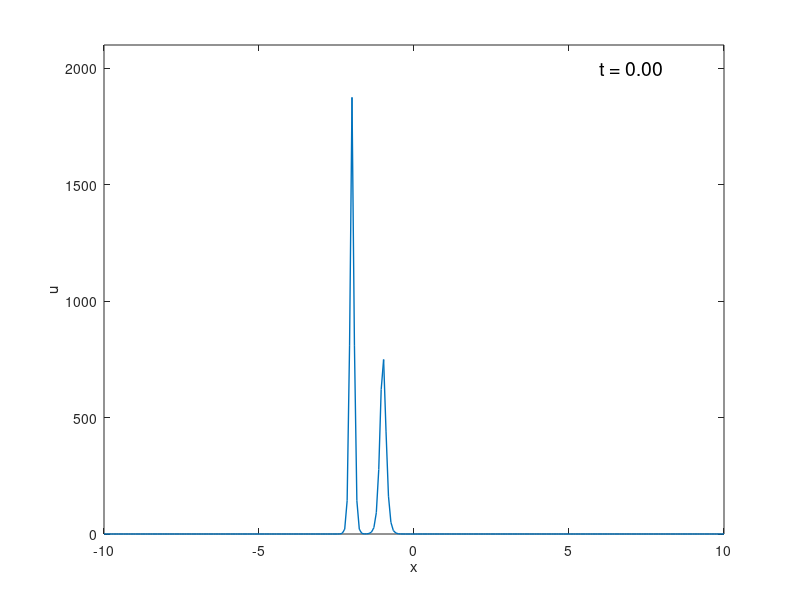

MATLAB code to generate this figure: (Note: this script raises an error after producing the figure.)
clc

order = 4; % we will change this to get metrics

N = 256;
x = linspace(-10,10,N);        % domain, is this ok?
tmax =  1.5;
t=0;

% Initial conditions
A=25;
B =16;
u = 3.*(A.^2).*(sech(A.*(x+2)./2).^2) + 3.*(B.^2).*(sech(B.*(x+1)./2).^2);

% Plots initial condition (we want to get a better idea of what we are dealing with)
plot(x,u,'LineWidth',1)
axis([-10 10 0 2100])
xlabel('x')
ylabel('u')
text(6,2000,['t = ',num2str(t,'%1.2f')],'FontSize',14)
drawnow

parallel = true; % TODO when using parallel true computer crashes, fix this

Approximate(u, x, N, tmax, order, parallel);


% in main you define the equation you want to aproximate and its initial
% conditions
% Here you call Approximate -> MethodStep (for each iteration) ->
% LieTrotter